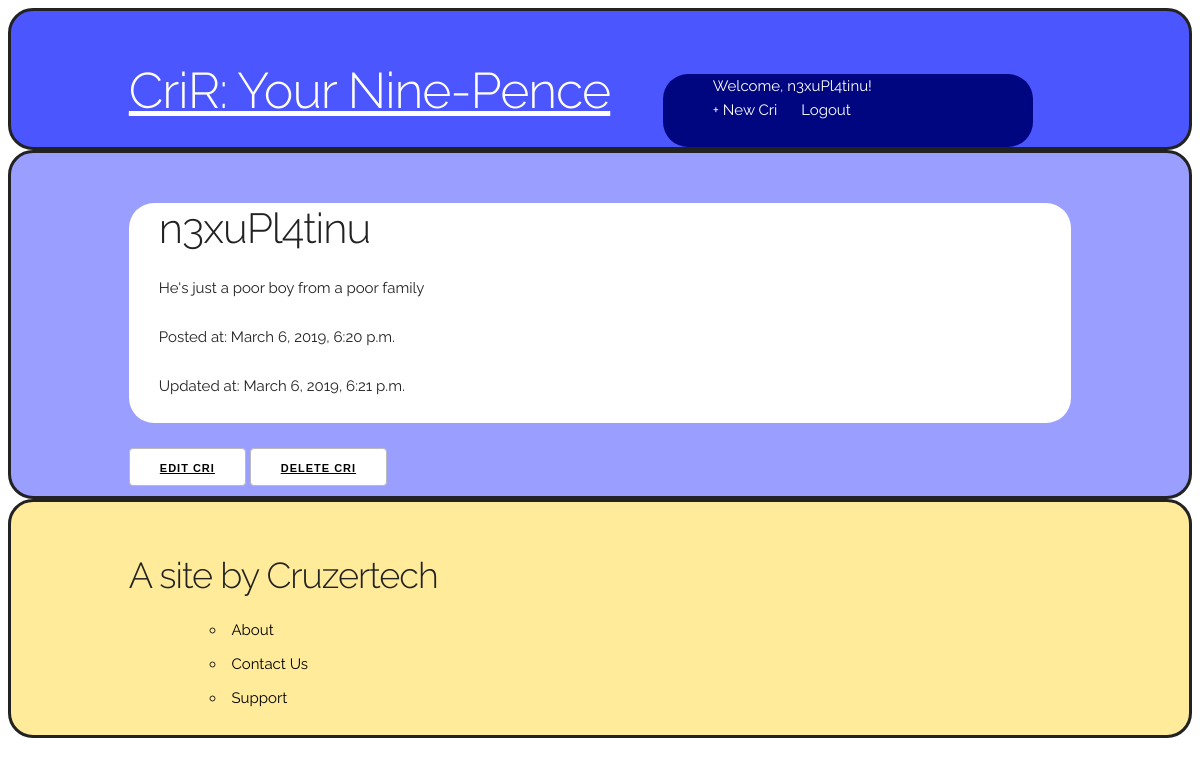
The page /cri/2/ (signed in) on the database its author committed.
### criRapp/models.py (models this page shows, shortened)
class Cri(models.Model):
    author = models.ForeignKey('auth.user', on_delete=models.CASCADE)
    created = models.DateTimeField(auto_now_add=True)
    updated = models.DateTimeField(auto_now=True)
    body = models.CharField(max_length=200)
    photo = models.ImageField(upload_to='images/')
    @property
    def created_updated_differ(self):
        return(self.updated - self.created) > timedelta(seconds=1)

### criRapp/views.py (the view)
# urls.py: path('cri/<int:pk>/', views.CrirDetailView.as_view(), name='cri_detail'),
class CrirDetailView(LoginRequiredMixin,DetailView):
    model = Cri
    template_name = 'criRapp/cri_detail.html'

### criRapp/templates/criRapp/cri_detail.html (shortened to what this page needs)
{% extends 'criRapp/base.html' %}
{% block content %}
    <div class="post-entry">
        <h2>{{ cri.author }}</h2>
        <p>{{ cri.body }}</p>
        <p>Posted at: {{ cri.created }}</p>
        {% if cri.created_updated_differ %}
            <p>Updated at: {{ cri.updated }}</p>
        {% endif %}
    </div>
    {% if cri.author == user %}
        <button type="submit"><a href="{% url 'cri_edit' cri.pk %}">Edit Cri</a></button>
        <button type="submit"><a href="{% url 'cri_delete' cri.pk %}">Delete Cri</a></button>
    {% endif %}
{% endblock content %}

### criRapp/templates/criRapp/base.html (shortened to what this page needs)
{% load static %}
<html>
    <head>
        <link rel="stylesheet" type="text/css" href="{% static 'css/base.css' %}">
    </head>
    <body>
    <section class="topbar">
        <div class="container">
            <header>
            <div class="seven columns">
                <h1><a href="/">CriR: Your Nine-Pence</a></h1>
            </div>
            <div id="nav" class="five columns">
            {% if user.is_authenticated %}
                <ul>
                    <li>Welcome, <a href="{% url 'user_cri_list' user.username %}">{{ user.username }}</a>!</li><br>
                    <li><a href="{% url 'cri_new' %}">+ New Cri</a></li>
                    <li><a href="{% url 'logout' %}">Logout</a></li>
                </ul>
            {% else %}
                <p>You are not logged in.</p>
                <p><a href="{% url 'login' %}">Login</a> | <a href="{% url 'signup' %}">Sign Up</a></p>
            {% endif %}
            </div>
            </header>
        </div>
    </section>
    <section class="cris">
        <div class="container">
        {% block content %}
        {% endblock content %}
        </div>
    </section>
    <section class="footer">
        <div class="container">
            <footer>
            <div class="five columns">
                <h3>A site by Cruzertech</h3>
            </div>
            <div class="offset-by-one columns">
                <ul>
                    <li><a href=''>About</a></li>
                    <li><a href=''>Contact Us</a></li>
                    <li><a href=''>Support</a></li>
                </ul>
            </div>
            </footer>
        </div>
    </section>
    </body>
</html>

### static/css/base.css (style rules this page uses)
.container { position: relative; width: 100%; max-width: 960px; margin: 0 auto; padding: 0 20px; box-sizing: border-box; }
.column, .columns { width: 100%; float: left; box-sizing: border-box; }
@media (min-width: 400px) { .container { width: 85%; padding: 0; } }
@media (min-width: 550px) { .container { width: 80%; } }
@media (min-width: 550px) { .column, .columns { margin-left: 4%; } }
@media (min-width: 550px) { .column:first-child, .columns:first-child { margin-left: 0; } }
@media (min-width: 550px) { .five.columns { width: 39.3333333333%; } }
@media (min-width: 550px) { .seven.columns { width: 56.6666666667%; } }
@media (min-width: 550px) { .offset-by-one.column, .offset-by-one.columns { margin-left: 8.66666666667%; } }
html { font-size: 62.5%; }
body { font-size: 1.5em; line-height: 1.6; font-weight: 400; font-family: "Raleway", "HelveticaNeue", "Helvetica Neue", Helvetica, Arial, sans-serif; color: #222; }
h1, h2, h3, h4, h5, h6 { margin-top: 0; margin-bottom: 2rem; font-weight: 300; }
h1 { font-size: 4.0rem; line-height: 1.2; letter-spacing: -.1rem; }
h2 { font-size: 3.6rem; line-height: 1.25; letter-spacing: -.1rem; }
h3 { font-size: 3.0rem; line-height: 1.3; letter-spacing: -.1rem; }
@media (min-width: 550px) { h1 { font-size: 5.0rem; } }
@media (min-width: 550px) { h2 { font-size: 4.2rem; } }
@media (min-width: 550px) { h3 { font-size: 3.6rem; } }
p { margin-top: 0; }
a { color: #1EAEDB; }
.button, button, input[type="submit"], input[type="reset"], input[type="button"] { display: inline-block; height: 38px; padding: 0 30px; color: #555; text-align: center; font-size: 11px; font-weight: 600; line-height: 38px; letter-spacing: .1rem; text-transform: uppercase; text-decoration: none; white-space: nowrap; background-color: transparent; border-radius: 4px; border: 1px solid #bbb; cursor: pointer; box-sizing: border-box; }
ul { list-style: circle inside; }
ol, ul { padding-left: 0; margin-top: 0; }
li { margin-bottom: 1rem; }
button, .button { margin-bottom: 1rem; }
pre, blockquote, dl, figure, table, p, ul, ol, form { margin-bottom: 2.5rem; }
.container:after, .row:after, .u-cf { content: ""; display: table; clear: both; }
.container { margin-top: 50px; }
#nav { margin: 13px 0 0 0; background: #00067F; color: white; border-radius: 25px; padding-left: 50px; }
#nav ul li { display: inline; margin: 0 20px 0 0; }
#nav a { text-decoration: none; }
.topbar { border-radius: 25px; border: solid; background: #4C56FF; }
.topbar a { color: white; }
.cris { background: #999EFF; border-radius: 25px; border: solid; }
.post-entry { background: white; border-radius: 25px; padding-left: 30px; }
button { background: white; }
.footer { background: #FFEB99; border-radius: 25px; border: solid; }
footer { margin-bottom: 50px; }
footer a { color: black; text-decoration: none; }
button a { color: black; }

### rows shown on the page
Cri: author "n3xuPl4tinu", body "He's just a poor boy from a poor family", created "March 6, 2019, 6:20 p.m.", updated "March 6, 2019, 6:21 p.m."

### other values the page prints
{{ user.username }} "n3xuPl4tinu"
